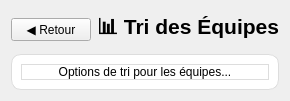
      <widget class="QWidget" name="pageTrierEquipes">
       <layout class="QVBoxLayout" name="layoutTrierEquipes">
        <item>
         <layout class="QHBoxLayout" name="headerTrierEquipe">
          <item>
           <widget class="QPushButton" name="btnRetourTrierEquipe">
            <property name="text">
             <string>◀ Retour</string>
            </property>
           </widget>
          </item>
          <item>
           <widget class="QLabel" name="labelTitleTrierEquipe">
            <property name="font">
             <font>
              <pointsize>16</pointsize>
              <bold>true</bold>
             </font>
            </property>
            <property name="text">
             <string>📊 Tri des Équipes</string>
            </property>
           </widget>
          </item>
          <item>
           <spacer name="spacerTrierEquipe">
            <property name="orientation">
             <enum>Qt::Orientation::Horizontal</enum>
            </property>
            <property name="sizeHint" stdset="0">
             <size>
              <width>0</width>
              <height>0</height>
             </size>
            </property>
           </spacer>
          </item>
         </layout>
        </item>
        <item>
         <widget class="QFrame" name="frameTrierEquipePlaceholder">
          <property name="styleSheet">
           <string notr="true">background-color: white; border-radius: 10px; border: 1px solid #ddd;</string>
          </property>
          <layout class="QVBoxLayout" name="layoutTrierEquipeContent">
           <item>
            <widget class="QLabel" name="labelTrierEquipeMsg">
             <property name="text">
              <string>Options de tri pour les équipes...</string>
             </property>
             <property name="alignment">
              <set>Qt::AlignmentFlag::AlignCenter</set>
             </property>
            </widget>
           </item>
          </layout>
         </widget>
        </item>
       </layout>
      </widget>
